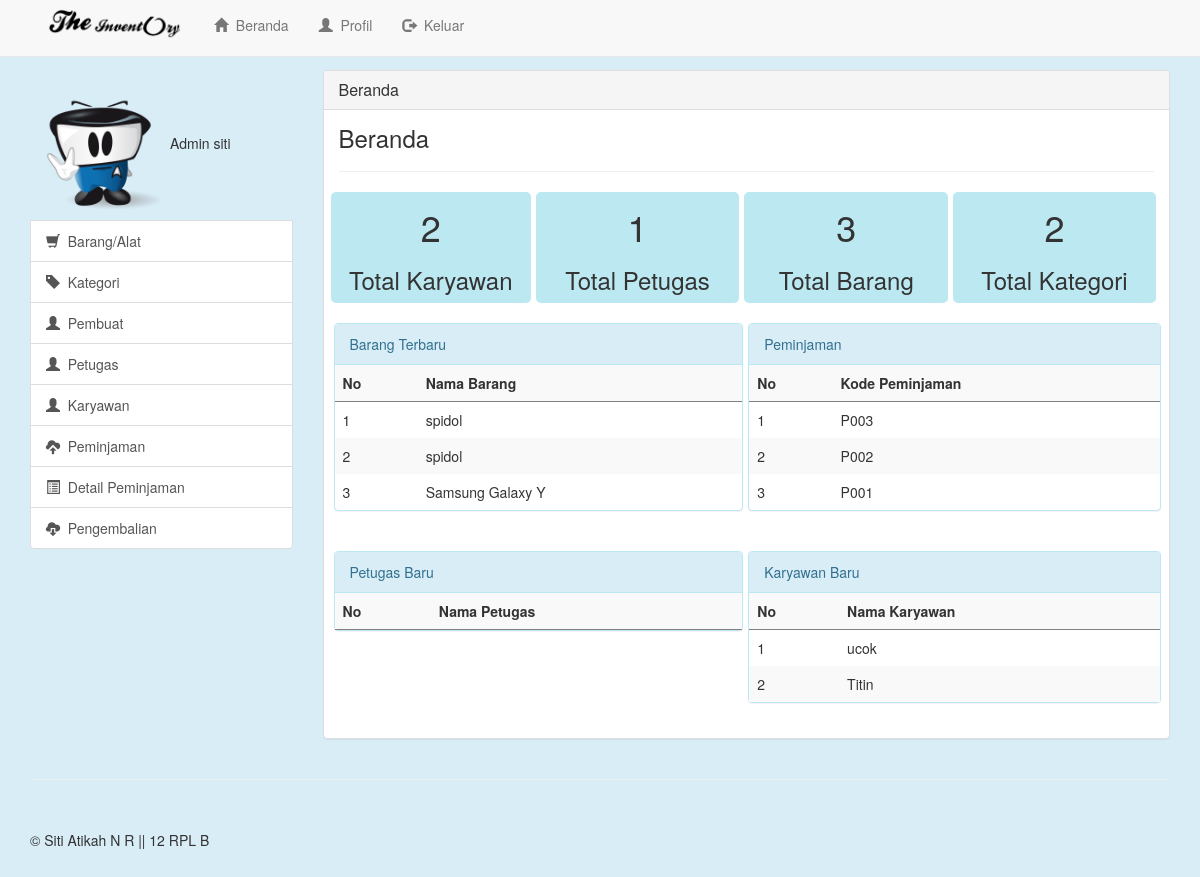
Page /view/Beranda (signed in) on the committed database.
### tables this page shows
CREATE TABLE IF NOT EXISTS `alat` (
  `kd_alat` int(11) NOT NULL AUTO_INCREMENT,
  `label_alat` varchar(100) NOT NULL,
  `model` varchar(100) NOT NULL,
  `kd_kategori` int(11) NOT NULL,
  `merk` varchar(100) NOT NULL,
  `kd_pembuat` int(11) NOT NULL,
  `thn_buat` int(4) NOT NULL,
  PRIMARY KEY (`kd_alat`),
  KEY `kategori_alat` (`kd_kategori`),
  KEY `nama_pembuat` (`kd_pembuat`)
);

CREATE TABLE IF NOT EXISTS `inventaris` (
  `kd_inventaris` char(30) NOT NULL,
  `kd_karyawan` int(11) NOT NULL,
  `kd_petugas` int(11) NOT NULL,
  `tgl_pinjam` date NOT NULL,
  PRIMARY KEY (`kd_inventaris`),
  KEY `inven_karyawan` (`kd_karyawan`)
);

CREATE TABLE IF NOT EXISTS `karyawan` (
  `kd_karyawan` int(11) NOT NULL AUTO_INCREMENT,
  `status` varchar(100) NOT NULL,
  `nama_karyawan` varchar(100) NOT NULL,
  `ruang` varchar(100) NOT NULL,
  `tgl_daftar` date NOT NULL,
  `jenis_kelamin` enum('L','P') NOT NULL,
  `alamat` varchar(200) NOT NULL,
  `tlp` char(12) NOT NULL,
  PRIMARY KEY (`kd_karyawan`)
);

### view/beranda.php (the view, shortened to what this page needs)
<?php
if (empty ($_SESSION['username'])){
  header("location:Login");
}
else{
?>
<!DOCTYPE html>
<html lang="en">
  <head>
    <link href="../css/bootstrap.min.css" rel="stylesheet">
    <link href="../css/offcanvas.css" rel="stylesheet">
    <link href="../css/navbar-fixed-top.css" rel="stylesheet">
    <link href="../css/style.css" rel="stylesheet">
  </head>
  <body>
    <div class="navbar navbar-default navbar-fixed-top" role="navigation">
      <div class="container" >
        <div class="col-md-8">
        <div class="navbar-header">
          <a class="navbar-brand" href="Beranda"><img src="../image/logo.png" class="logo"></a>
        </div>
        <div class="navbar-collapse collapse">
          <ul class="nav navbar-nav">
            <li><a href="Beranda"><span class="glyphicon glyphicon-home"></span>&nbsp&nbspBeranda</a></li>
            <li><a href="Profil"><span class="glyphicon glyphicon-user"></span>&nbsp&nbspProfil</a></li>
            <li><a href="../lib/logout.php"><span class="glyphicon glyphicon-log-out"></span>&nbsp&nbspKeluar</a></li>
          </ul>
        </div>
      </div>
      </div>
    </div>
    <div class="container">
      <div class="row row-offcanvas row-offcanvas-right">
        <div class="col-xs-6 col-sm-3 sidebar-offcanvas" id="sidebar" role="navigation">
          <div class="list-group">
            <?php
                if($_SESSION['level']==1){
                  echo"<img class='foto' src='../image/2.png' alt='Generic placeholder image'''>Admin $_SESSION[username]";
                }
                else{
                  echo"<img class='foto' src='../image/1.png' alt='Generic placeholder image'''>Petugas  $_SESSION[username]";
                }
            ?>
            <a href="Barang" class="list-group-item"><span class="glyphicon glyphicon-shopping-cart"></span>&nbsp&nbspBarang/Alat</a>
            <a href="Kategori" class="list-group-item"><span class="glyphicon glyphicon-tag"></span>&nbsp&nbspKategori</a>
            <a href="Pembuat" class="list-group-item"><span class="glyphicon glyphicon-user"></span>&nbsp&nbspPembuat</a>
            <?php
            if($_SESSION['level']==1){
              echo"<a href='Petugas' class='list-group-item'><span class='glyphicon glyphicon-user'></span>&nbsp&nbspPetugas</a>";
            }
            else{
              echo"";
            }
            ?>
            <a href="Karyawan" class="list-group-item"><span class="glyphicon glyphicon-user"></span>&nbsp&nbspKaryawan</a>
            <a href="Peminjaman" class="list-group-item"><span class="glyphicon glyphicon-cloud-upload"></span>&nbsp&nbspPeminjaman</a>
            <a href="Detail_Peminjaman" class="list-group-item"><span class="glyphicon glyphicon-list-alt"></span>&nbsp&nbspDetail Peminjaman</a>
            <a href="Pengembalian" class="list-group-item"><span class="glyphicon glyphicon-cloud-download"></span>&nbsp&nbspPengembalian</a>
          </div>
        </div>
        <div class="col-xs-12 col-sm-9">
          <div class="panel panel-default">
            <div class="panel-heading">
              <h3 class="panel-title">Beranda </h3>
            </div>
            <div class="panel-body">
              <h3 style="margin:0px; padding:0px;">Beranda</h3><hr>
                <div class="form-group">
                  <div class="tbl1">
                    <center>
                    <h1 class="h1">
                      <?php
                        $query = mysql_query("select * from karyawan");
                        $cek = mysql_num_rows($query);
                        echo"$cek";
                      ?>
                    </h1>
                    <h3>Total Karyawan</h3>
                    </center>
                  </div>
                  <div class="tbl3">
                    <center>
                    <h1 class="h1">
                      <?php
                        $query = mysql_query("select * from petugas");
                        $cek = mysql_num_rows($query);
                        echo"$cek";
                      ?>
                    </h1>
                    <h3>Total Petugas</h3>
                    </center>
                  </div>
                  <div class="tbl3">
                    <center>
                    <h1 class="h1">
                      <?php
                        $query = mysql_query("select * from alat");
                        $cek = mysql_num_rows($query);
                        echo"$cek";
                      ?>
                    </h1>
                    <h3>Total Barang</h3>
                    </center>
                  </div>
                  <div class="tbl2">
                    <center>
                    <h1 class="h1">
                      <?php
                        $query = mysql_query("select * from kategori");
                        $cek = mysql_num_rows($query);
                        echo"$cek";
                      ?>
                    </h1>
                    <h3>Total Kategori</h3>
                    </center>
                  </div>
                   <div class="col-xs-6" style="margin-top:20px; margin-left:-20px;">
                     <div class="panel panel-info" style="margin-right:-32px;">
                        <div class="panel-heading">Barang Terbaru</div>
                       <table class="table table-striped">
                      <tr class="tr">
                       <th>No</th><th>Nama Barang</th></tr>
                        <?php
                        $query = mysql_query("select * from alat order by kd_alat desc limit 5 ");
                        $no=1;
                        while($b =mysql_fetch_array($query)){
                          echo"<tr>
                               <td>$no</td>
                               <td>$b[label_alat]</td>
                               </tr>
                              ";
                              $no++;
                        }
                        ?>
                      </table>
                    </div>
                   </div>
                   <div class="col-xs-6" style="margin-top:20px; margin-left:7px;">
                     <div class="panel panel-info" style="margin-right:-35px;">
                        <div class="panel-heading">Peminjaman</div>
                       <table class="table table-striped">
                       <tr class="tr">
                        <th>No</th><th>Kode Peminjaman</th></tr>
                        <?php
                        $query = mysql_query("select * from inventaris order by kd_inventaris desc limit 5");
                        $no=1;
                        while($b =mysql_fetch_array($query)){
                          echo"<tr>
                               <td>$no</td>
                               <td>$b[kd_inventaris]</td>
                               </tr>
                              ";
                              $no++;
                        }
                        ?>
                      </table>
                    </div>
                   </div>
                   <div class="col-xs-6" style="margin-top:20px; margin-left:-20px;">
                     <div class="panel panel-info" style="margin-right:-32px;">
                        <div class="panel-heading">Petugas Baru</div>
                       <table class="table table-striped">
                       <tr class="tr">
                       <th>No</th><th>Nama Petugas</th></tr>
                      </table>
                    </div>
                   </div>
                   <div class="col-xs-6" style="margin-top:20px; margin-left:7px;">
                     <div class="panel panel-info" style="margin-right:-35px;">
                        <div class="panel-heading">Karyawan Baru</div>
                       <table class="table table-striped">
                       <tr class="tr">
                       <th>No</th><th>Nama Karyawan</th></tr>
                        <?php
                        $query = mysql_query("select * from karyawan order by kd_karyawan desc limit 5");
                        $no=1;
                        while($b =mysql_fetch_array($query)){
                          echo"<tr>
                               <td>$no</td>
                               <td>$b[nama_karyawan]</td>
                               </tr>
                              ";
                              $no++;
                        }
                        ?>
                      </table>
                    </div>
                   </div>
                </div>
              <br><br>
            </div>
          </div>
        </div>
      </div>
      <hr>
      <footer>
       <p>&copy; Siti Atikah N R || 12 RPL B</p>
      </footer>
    </div>
  </body>
</html>
<?php } ?>

### css/offcanvas.css (style rules this page uses)
html, body { overflow-x: hidden; }
body { padding-top: 70px; }
footer { padding: 30px 0; }

### css/navbar-fixed-top.css (style rules this page uses)
body { padding-top: 70px; }

### css/style.css (style rules this page uses)
body { background-color: #d9edf7; }
.foto { max-width: none; height:140px; width:140px; margin-top:10px; }
.tbl1 { position: relative; min-height: 1px; padding-right: 18px; padding-left: 18px; float: left; background:#bce8f1; margin-right:5px; margin-left:-7.5px; border-radius:5px; }
.tbl2 { position: relative; min-height: 1px; padding-right: 28px; padding-left: 28px; float: left; background:#bce8f1; margin-right:-7.5px; border-radius:5px; }
.logo { height:35px; margin-top:-10px; }
.tbl3 { width: 25%; float: left; position: relative; min-height: 1px; padding-right: 15px; padding-left: 15px; background:#bce8f1; margin-right:5px; border-radius:5px; }
.h1 { margin:5px; padding:0px; margin-top:15px; }
.tr { border-bottom:1px solid grey; }

### rows in the picture
alat: label_alat "spidol"
alat: label_alat "spidol"
alat: label_alat "Samsung Galaxy Y"
inventaris: kd_inventaris "P003"
inventaris: kd_inventaris "P002"
inventaris: kd_inventaris "P001"
karyawan: nama_karyawan "ucok"
karyawan: nama_karyawan "Titin"

### other values in the picture
$_SESSION[username] "siti"
$cek "2"
$cek "1"
$cek "3"
